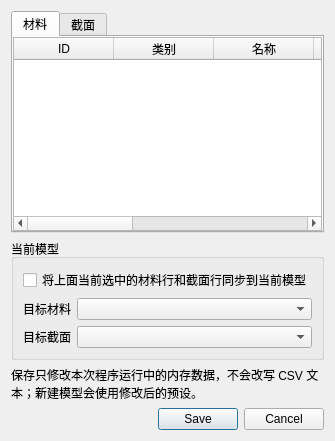
<?xml version="1.0" encoding="UTF-8"?>
<ui version="4.0"><class>PropertyLibraryDialogClass</class><widget class="QDialog" name="PropertyLibraryDialogClass"><property name="windowTitle"><string>材料与截面属性库（当前会话）</string></property><layout class="QVBoxLayout" name="rootLayout"><item><widget class="QTabWidget" name="tabs"><widget class="QTableWidget" name="materialTable"><attribute name="title"><string>材料</string></attribute><property name="columnCount"><number>8</number></property><column><property name="text"><string>ID</string></property></column><column><property name="text"><string>类别</string></property></column><column><property name="text"><string>名称</string></property></column><column><property name="text"><string>E (Pa)</string></property></column><column><property name="text"><string>泊松比</string></property></column><column><property name="text"><string>密度 (kg/m³)</string></property></column><column><property name="text"><string>许用应力 (Pa)</string></property></column><column><property name="text"><string>膨胀系数</string></property></column></widget><widget class="QTableWidget" name="sectionTable"><attribute name="title"><string>截面</string></attribute><property name="columnCount"><number>6</number></property><column><property name="text"><string>ID</string></property></column><column><property name="text"><string>类别</string></property></column><column><property name="text"><string>名称</string></property></column><column><property name="text"><string>面积 (m²)</string></property></column><column><property name="text"><string>面积 (mm²)</string></property></column><column><property name="text"><string>说明</string></property></column></widget></widget></item><item><widget class="QGroupBox" name="syncGroup"><property name="title"><string>当前模型</string></property><layout class="QFormLayout" name="syncLayout"><item row="0" column="0" colspan="2"><widget class="QCheckBox" name="syncCheck"><property name="text"><string>将上面当前选中的材料行和截面行同步到当前模型</string></property></widget></item><item row="1" column="0"><widget class="QLabel" name="materialLabel"><property name="text"><string>目标材料</string></property></widget></item><item row="1" column="1"><widget class="QComboBox" name="targetMaterialCombo"/></item><item row="2" column="0"><widget class="QLabel" name="sectionLabel"><property name="text"><string>目标截面</string></property></widget></item><item row="2" column="1"><widget class="QComboBox" name="targetSectionCombo"/></item></layout></widget></item><item><widget class="QLabel" name="noteLabel"><property name="text"><string>保存只修改本次程序运行中的内存数据，不会改写 CSV 文本；新建模型会使用修改后的预设。</string></property><property name="wordWrap"><bool>true</bool></property></widget></item><item><widget class="QDialogButtonBox" name="buttonBox"><property name="standardButtons"><set>QDialogButtonBox::Cancel|QDialogButtonBox::Save</set></property></widget></item></layout></widget><resources/><connections/></ui>
